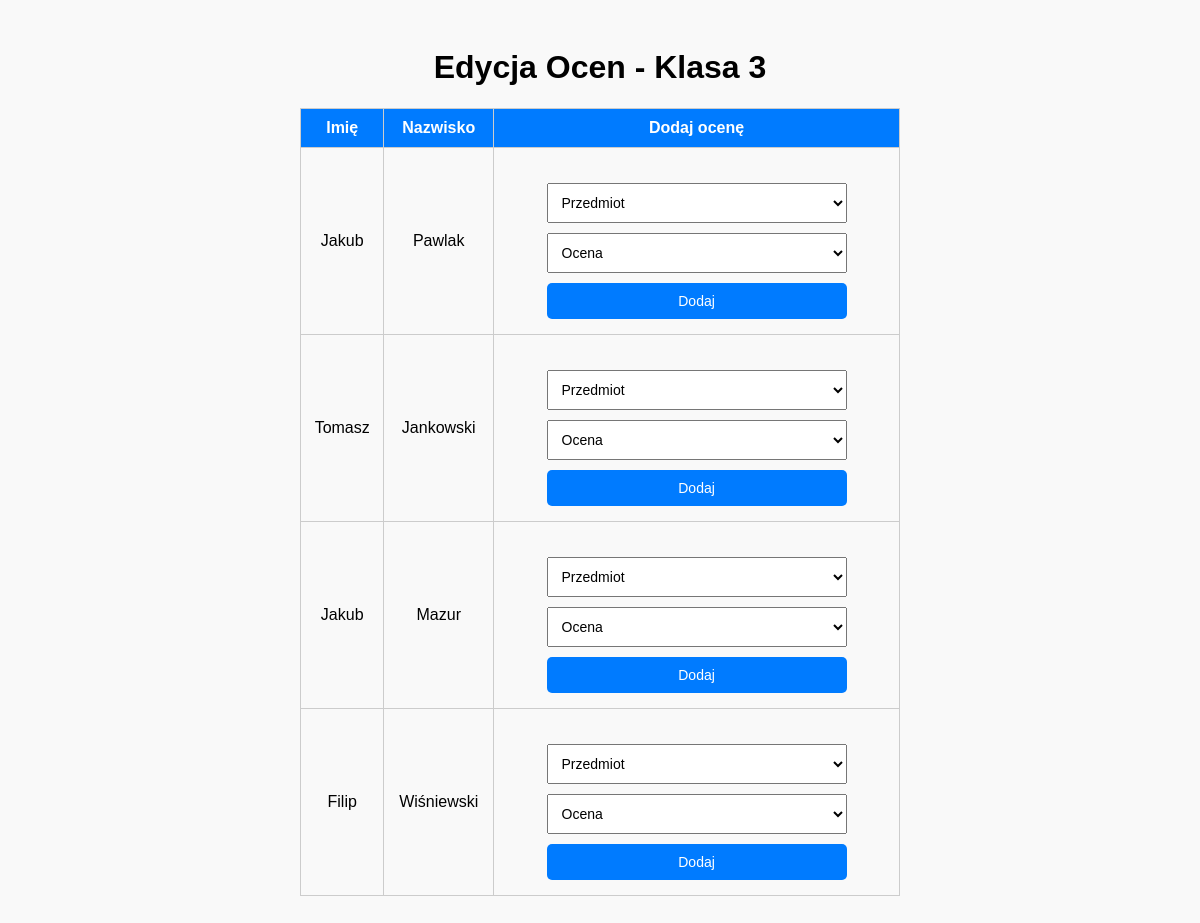
The page /edycja_ocen.php?class=3 on the database its author committed.
### tables this page shows
CREATE TABLE `uzytkownik` (
  `uzytkownik_id` int(30) NOT NULL,
  `imie` varchar(50) NOT NULL,
  `drugie_imie` varchar(50) DEFAULT NULL,
  `nazwisko` varchar(50) NOT NULL,
  `haslo` varchar(255) NOT NULL,
  `edycja` tinyint(1) NOT NULL,
  `id_klasy` int(11) DEFAULT NULL
);

### edycja_ocen.php (the view, shortened to what this page needs)
<?php
if (isset($_GET['class']) && is_numeric($_GET['class'])) {
    $classId = $_GET['class'];
} else {
    die("Brak lub nieprawidłowy identyfikator klasy w adresie URL.");
}
$host = 'localhost';
$dbname = 'dziennik';
$user = 'root';
$password = '';
try {
    $pdo = new PDO("mysql:host=$host;dbname=$dbname;charset=utf8", $user, $password);
    $pdo->setAttribute(PDO::ATTR_ERRMODE, PDO::ERRMODE_EXCEPTION);
} catch (PDOException $e) {
    die("Błąd połączenia z bazą danych: " . $e->getMessage());
}
$studentsQuery = $pdo->prepare("
    SELECT uzytkownik_id, imie, nazwisko
    FROM uzytkownik
    WHERE edycja = 0 AND id_klasy = :classId
");
$studentsQuery->bindParam(':classId', $classId, PDO::PARAM_INT);
$studentsQuery->execute();
$students = $studentsQuery->fetchAll(PDO::FETCH_ASSOC);
?>
<!DOCTYPE html>
<html lang="pl">
<head>
</head>
<body>
    <h1>Edycja Ocen - Klasa <?php echo htmlspecialchars($classId); ?></h1>
    <?php if (empty($students)): ?>
        <p>Brak uczniów w wybranej klasie.</p>
    <?php else: ?>
        <table>
            <tr>
                <th>Imię</th>
                <th>Nazwisko</th>
                <th>Dodaj ocenę</th>
            </tr>
            <?php foreach ($students as $student): ?>
                <tr>
                    <td><?php echo htmlspecialchars($student['imie']); ?></td>
                    <td><?php echo htmlspecialchars($student['nazwisko']); ?></td>
                    <td>
                        <form method="POST">
                            <select name="subject_id" required>
                                <option value="" disabled selected>Przedmiot</option>
                            </select>
                            <select name="grade_id" required>
                                <option value="" disabled selected>Ocena</option>
                            </select>
                            <button type="submit">Dodaj</button>
                        </form>
                    </td>
                </tr>
            <?php endforeach; ?>
        </table>
    <?php endif; ?>
</body>
</html>

### edycja_ocen.php (style rules this page uses)
body { font-family: Arial, sans-serif; text-align: center; background-color: #f9f9f9; padding: 20px; }
table { margin: 20px auto; border-collapse: collapse; width: 80%; max-width: 600px; }
th, td { border: 1px solid #ccc; padding: 10px; text-align: center; }
th { background-color: #007BFF; color: white; }
form { margin-top: 20px; }
select, input, button { padding: 10px; margin: 5px 0; width: 100%; max-width: 300px; font-size: 14px; }
button { background-color: #007BFF; color: white; border: none; cursor: pointer; border-radius: 5px; }

### rows shown on the page
uzytkownik: imie "Jakub", nazwisko "Pawlak"
uzytkownik: imie "Tomasz", nazwisko "Jankowski"
uzytkownik: imie "Jakub", nazwisko "Mazur"
uzytkownik: imie "Filip", nazwisko "Wiśniewski"

### other values the page prints
$classId "3"
